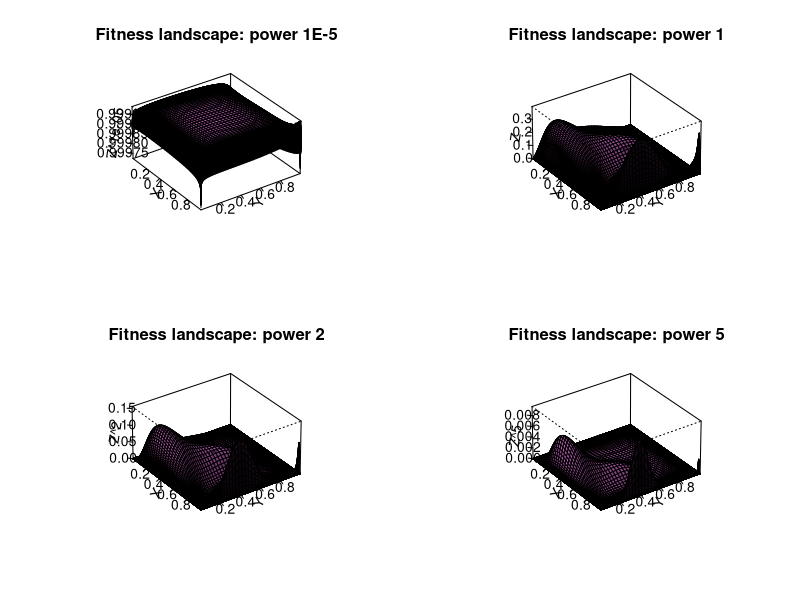
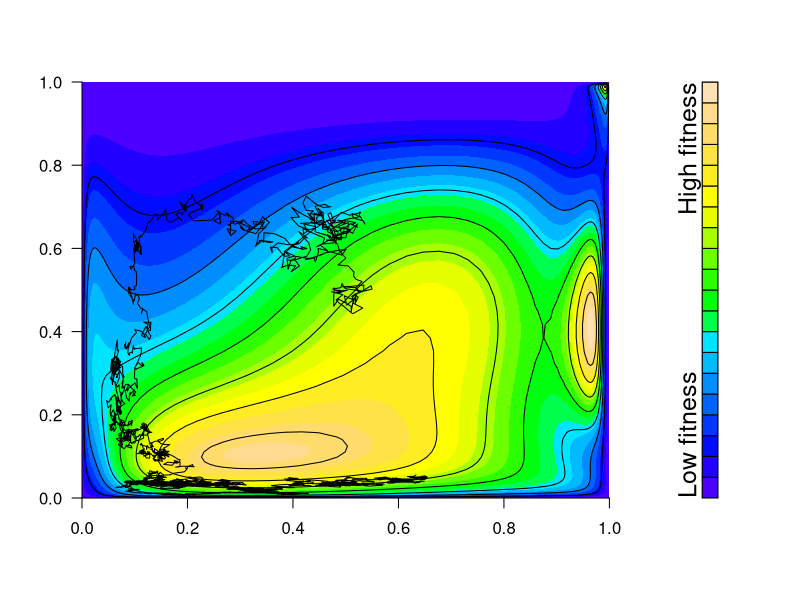

These charts were generated, in order, by the following R code:
# Fitness landscape module
# Oct 20, 2013 by Max Joseph


## Define helper functions ##
# dbivar (calculates bivariate normal log density with no covariance)
dbivar <- function(x, y, mu, sig){
  density.x <- dnorm(x, mu[1], sig, log=T)
  density.y <- dnorm(y, mu[2], sig, log=T)
  return(density.x + density.y)
}

# log.dens (calculates the sum of multiple bivariate normal densities)
log.dens <- function(state, Mu, Sigma){
  X <- state[[1]]
  Y <- state[[2]]
  # Mu and sigma are 2Xnumber of peak arrays
  n.peaks <- length(Sigma)
  intervals <- length(X)
  z <- array(dim=c(intervals, intervals, n.peaks))
  for (i in 1:n.peaks){
    z[, , i] <- outer(X, Y, dbivar, mu=Mu[, i], sig=Sigma[i])
  }
  sumz <- log(apply(exp(z), c(1, 2), sum))
  return(sumz)
}

# define_landscape (generates peak positions & standard deviations)
define_landscape <- function(random = FALSE, n.peaks = NULL){
  if (random == FALSE){
    Mu1 <- c(-2, 2)
    sig1 <- 1  
    Mu2 <- c(2, -2)
    sig2 <- 1
    Mu <- cbind(Mu1, Mu2)
    Sigma <- c(sig1, sig2)
  } else {
    if (!is.numeric(n.peaks)){
      n.peaks <- runif(1, 5, 15)
    }
    Mu <- array(runif(2*n.peaks, -5, 5),
                dim=c(2, n.peaks))
    Sigma <- runif(n.peaks, .5, 2)
  }
  return(list(Mu=Mu, Sigma=Sigma))
}

## Define some parameters ##
fineness <- 150
x <- seq(-10, 10, length = fineness)  # vector series x
y <- seq(-10, 10, length = fineness)  # vector series y
antilogit <- function(x){exp(x) / (1 + exp(x))} # scale from 0 to 1
X <- antilogit(x)
Y <- antilogit(y)

st <- list(x, y) # initialize states

# create landscape
landscape <- define_landscape(random = T)

# calculate density
test <- log.dens(st, landscape$Mu, landscape$Sigma)
Z <- exp(test)

# see landscape
par(mfrow=c(2,2))
persp(X, Y, Z^.00001, main="Fitness landscape: power 1E-5", 
      col="orchid2", theta=55, phi=30, r=40, d=.1, expand=.5, 
      ltheta=90, lphi=180, shade=.4, ticktype="detailed", nticks=5)
persp(X, Y, Z, main="Fitness landscape: power 1", 
      col="orchid2", theta=55, phi=30, r=40, d=.1, expand=.5, 
      ltheta=90, lphi=180, shade=.4, ticktype="detailed", nticks=5)
persp(X, Y, Z^2, main="Fitness landscape: power 2", 
      col="orchid2", theta=55, phi=30, r=40, d=.1, expand=.5, 
      ltheta=90, lphi=180, shade=.4, ticktype="detailed", nticks=5)
persp(X, Y, Z^5, main="Fitness landscape: power 5", 
      col="orchid2", theta=55, phi=30, r=40, d=.1, expand=.5, 
      ltheta=90, lphi=180, shade=.4, ticktype="detailed", nticks=5)


# use Metropolis algorithm to simulate random walk within fitness landscape
require(mcmc)
out <- metrop(log.dens, initial=c(0, 0), nbatch=3000, 
              Mu=landscape$Mu, Sigma=landscape$Sigma, scale=.05)
xseq <- out$batch[, 1]
yseq <- out$batch[, 2]
alx <- antilogit(xseq)
aly <- antilogit(yseq)

# visualize population trajectory
filled.contour(X, Y, Z, xlim=c(0, 1.1), ylim=c(0, 1), frame.plot=F,
               color.palette=topo.colors, key.axes=T)
mar.orig <- par("mar")
w <- (3 + mar.orig[2]) * par("csi") * 2.54
layout(matrix(c(2, 1), nc = 2), widths = c(1, lcm(w)))
contour(X, Y, Z,
        drawlabels = F,
        axes = F, 
        frame.plot = F,
        add = T)
mtext("High fitness", side=4, line=2, adj=1, cex=1.5)
mtext("Low fitness", side=4, line=2, adj=0, cex=1.5)
lines(alx, aly)
